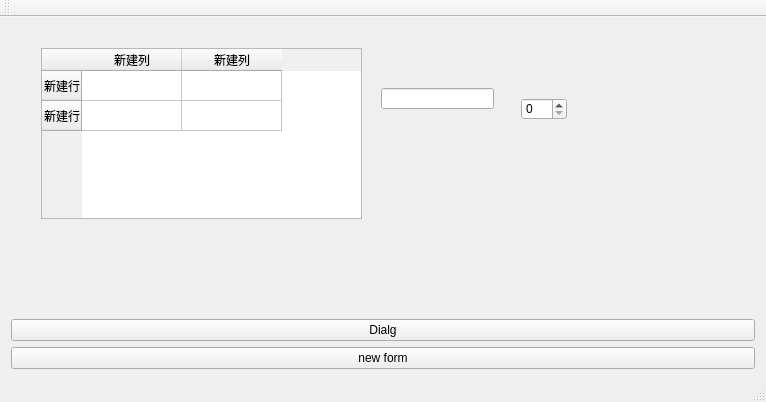
<?xml version="1.0" encoding="UTF-8"?>
<ui version="4.0">
 <class>MainWindow</class>
 <widget class="QMainWindow" name="MainWindow">
  <property name="geometry">
   <rect>
    <x>0</x>
    <y>0</y>
    <width>766</width>
    <height>402</height>
   </rect>
  </property>
  <property name="windowTitle">
   <string>MainWindow</string>
  </property>
  <widget class="QWidget" name="centralWidget">
   <layout class="QVBoxLayout" name="verticalLayout_widget">
    <item>
     <widget class="QWidget" name="widget" native="true">
      <widget class="QTableWidget" name="tableWidget">
       <property name="geometry">
        <rect>
         <x>30</x>
         <y>20</y>
         <width>321</width>
         <height>171</height>
        </rect>
       </property>
       <row>
        <property name="text">
         <string>新建行</string>
        </property>
       </row>
       <row>
        <property name="text">
         <string>新建行</string>
        </property>
       </row>
       <column>
        <property name="text">
         <string>新建列</string>
        </property>
       </column>
       <column>
        <property name="text">
         <string>新建列</string>
        </property>
       </column>
      </widget>
      <widget class="QLineEdit" name="lineEdit">
       <property name="geometry">
        <rect>
         <x>370</x>
         <y>60</y>
         <width>113</width>
         <height>21</height>
        </rect>
       </property>
      </widget>
      <widget class="QSpinBox" name="spinBox">
       <property name="geometry">
        <rect>
         <x>510</x>
         <y>70</y>
         <width>46</width>
         <height>22</height>
        </rect>
       </property>
      </widget>
     </widget>
    </item>
    <item>
     <widget class="QPushButton" name="pushButton_newDialog">
      <property name="autoFillBackground">
       <bool>false</bool>
      </property>
      <property name="styleSheet">
       <string notr="true"/>
      </property>
      <property name="text">
       <string>Dialg</string>
      </property>
     </widget>
    </item>
    <item>
     <widget class="QPushButton" name="pushButton_newForm">
      <property name="text">
       <string>new form</string>
      </property>
     </widget>
    </item>
   </layout>
  </widget>
  <widget class="QMenuBar" name="menuBar">
   <property name="geometry">
    <rect>
     <x>0</x>
     <y>0</y>
     <width>766</width>
     <height>26</height>
    </rect>
   </property>
  </widget>
  <widget class="QToolBar" name="mainToolBar">
   <attribute name="toolBarArea">
    <enum>TopToolBarArea</enum>
   </attribute>
   <attribute name="toolBarBreak">
    <bool>false</bool>
   </attribute>
  </widget>
  <widget class="QStatusBar" name="statusBar"/>
 </widget>
 <layoutdefault spacing="6" margin="11"/>
 <resources/>
 <connections/>
</ui>
